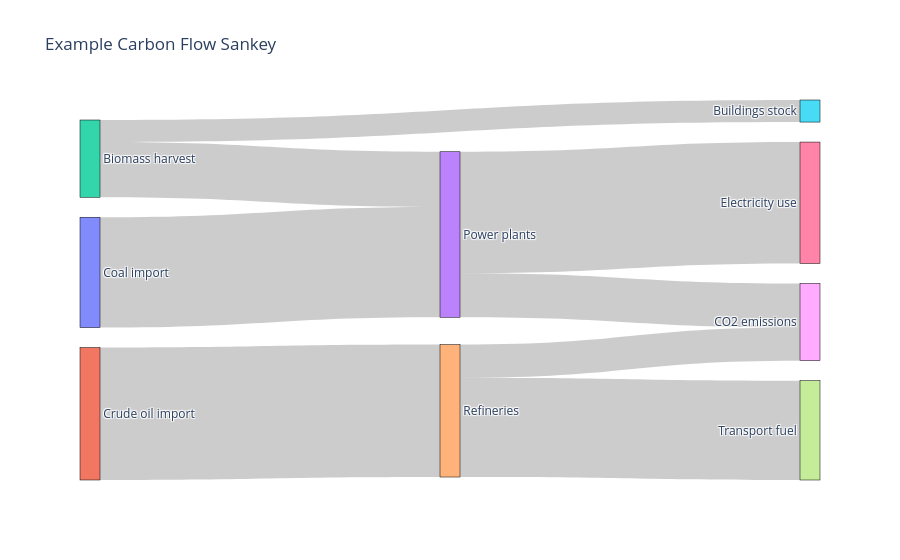

Notebook code cell kept with this figure:
### Code cell
# Define nodes
nodes = [
    "Coal import",        # 0
    "Crude oil import",   # 1
    "Biomass harvest",    # 2
    
    "Power plants",       # 3 (transformation)
    "Refineries",         # 4 (transformation)
    
    "Buildings stock",    # 5 (stock)
    
    "Electricity use",    # 6
    "Transport fuel",     # 7
    
    "CO2 emissions"       # 8
]

# 2. Define flows
# source -> target
source = [
    0,  # coal -> power plants
    1,  # oil -> refineries
    2,  # biomass -> power plants
    
    3,  # power plants -> electricity
    3,  # power plants -> emissions
    
    4,  # refineries -> transport fuel
    4,  # refineries -> emissions
    
    2   # biomass -> buildings stock
]

target = [
    3,
    4,
    3,
    
    6,
    8,
    
    7,
    8,
    
    5
]

value = [
    100,  # coal input
    120,  # oil input
    50,   # biomass to power
    
    110,  # electricity produced
    40,   # emissions from power
    
    90,   # transport fuel
    30,   # refinery emissions
    
    20    # biomass stored in buildings
]

# Build Sankey diagram

fig = go.Figure(data=[go.Sankey(
    
    node=dict(
        pad=20,
        thickness=20,
        line=dict(color="black", width=0.5),
        label=nodes
    ),
    
    link=dict(
        source=source,
        target=target,
        value=value
    )
)])

fig.update_layout(title_text="Example Carbon Flow Sankey", font_size=12)

fig.show()

### Figure 1 — Plotly figure (JSON) as saved in the notebook; plotly's stock layout.template omitted (floating-point values rounded to 4 significant figures)
{"data": [{"link": {"source": [0, 1, 2, 3, 3, 4, 4, 2], "target": [3, 4, 3, 6, 8, 7, 8, 5], "value": [100, 120, 50, 110, 40, 90, 30, 20]}, "node": {"label": ["Coal import", "Crude oil import", "Biomass harvest", "Power plants", "Refineries", "Buildings stock", "Electricity use", "Transport fuel", "CO2 emissions"], "line": {"color": "black", "width": 0.5}, "pad": 20, "thickness": 20}, "type": "sankey"}], "layout": {"font": {"size": 12}, "title": {"text": "Example Carbon Flow Sankey"}}}
